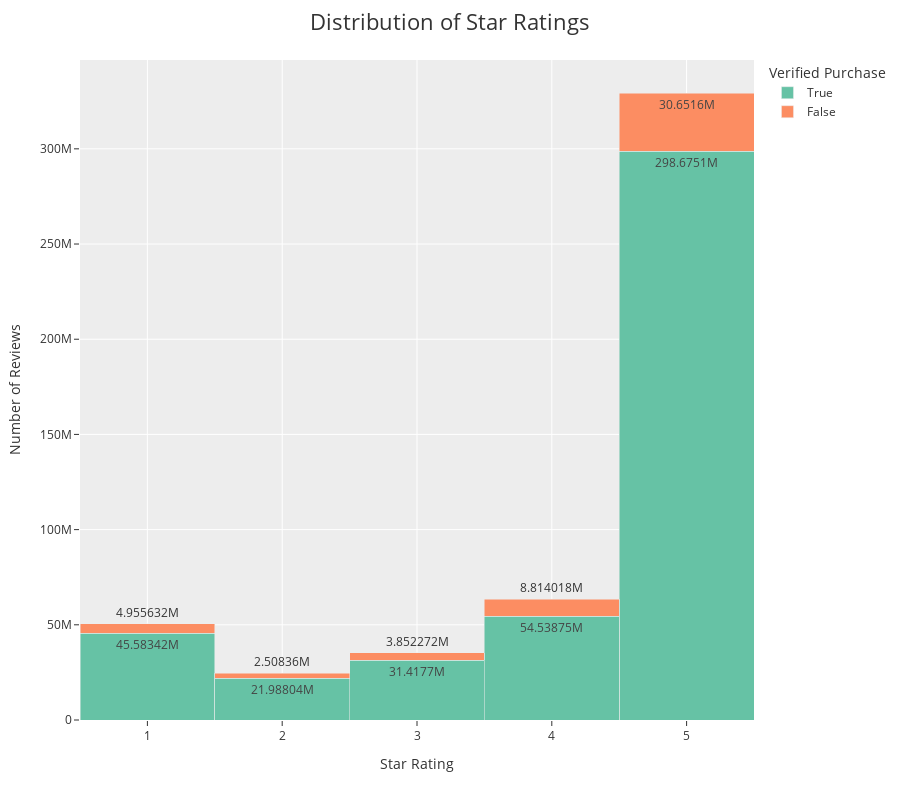

Here is the notebook cell this chart was saved with:
### Code cell
fig: Figure = plot_histogram(lf, "star_rating")
fig.show()

### Figure 1 — Plotly figure (JSON) as saved in the notebook; plotly's stock layout.template omitted (floating-point values rounded to 4 significant figures)
{"data": [{"hovertemplate": "verified_purchase=True<br>rating=%{x}<br>n_reviews=%{y}<extra></extra>", "legendgroup": "True", "marker": {"color": "rgb(102,194,165)", "pattern": {"shape": ""}}, "name": "True", "orientation": "v", "showlegend": true, "textposition": "auto", "texttemplate": "%{y}", "type": "bar", "x": [1.0, 5.0, 3.0, 2.0, 4.0], "xaxis": "x", "y": [45583421, 298675150, 31417704, 21988041, 54538750], "yaxis": "y"}, {"hovertemplate": "verified_purchase=False<br>rating=%{x}<br>n_reviews=%{y}<extra></extra>", "legendgroup": "False", "marker": {"color": "rgb(252,141,98)", "pattern": {"shape": ""}}, "name": "False", "orientation": "v", "showlegend": true, "textposition": "auto", "texttemplate": "%{y}", "type": "bar", "x": [2.0, 4.0, 5.0, 3.0, 1.0], "xaxis": "x", "y": [2508360, 8814018, 30651599, 3852272, 4955632], "yaxis": "y"}], "layout": {"bargap": 0, "bargroupgap": 0, "barmode": "stack", "height": 800, "legend": {"title": {"text": "Verified Purchase"}, "tracegroupgap": 0}, "margin": {"t": 60}, "title": {"font": {"size": 22}, "text": "Distribution of Star Ratings"}, "xaxis": {"anchor": "y", "categoryarray": [1, 2, 3, 4, 5], "categoryorder": "array", "domain": [0, 1], "tickmode": "linear", "title": {"text": "Star Rating"}}, "yaxis": {"anchor": "x", "domain": [0, 1], "title": {"text": "Number of Reviews"}}}}
